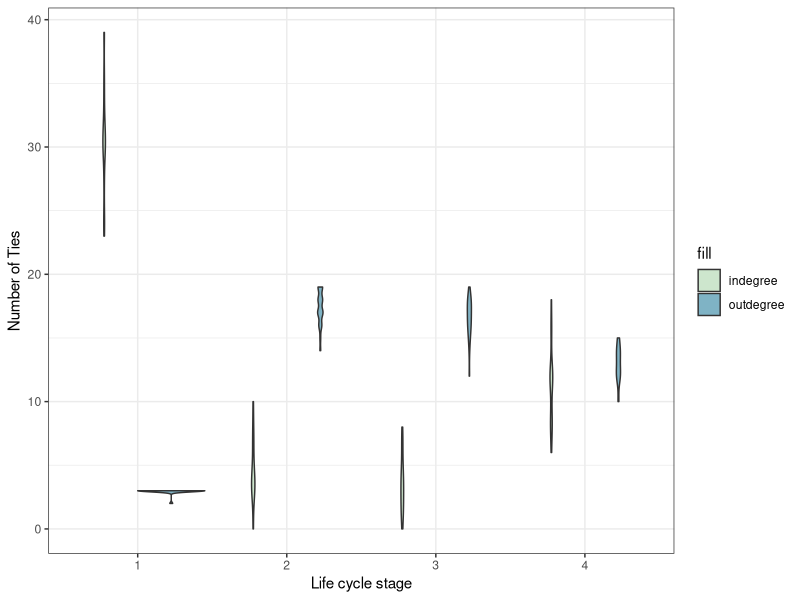
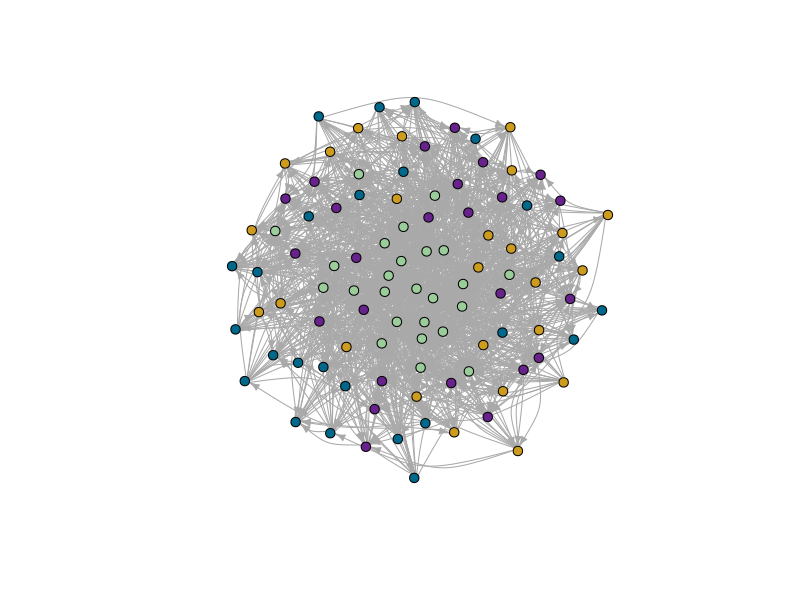
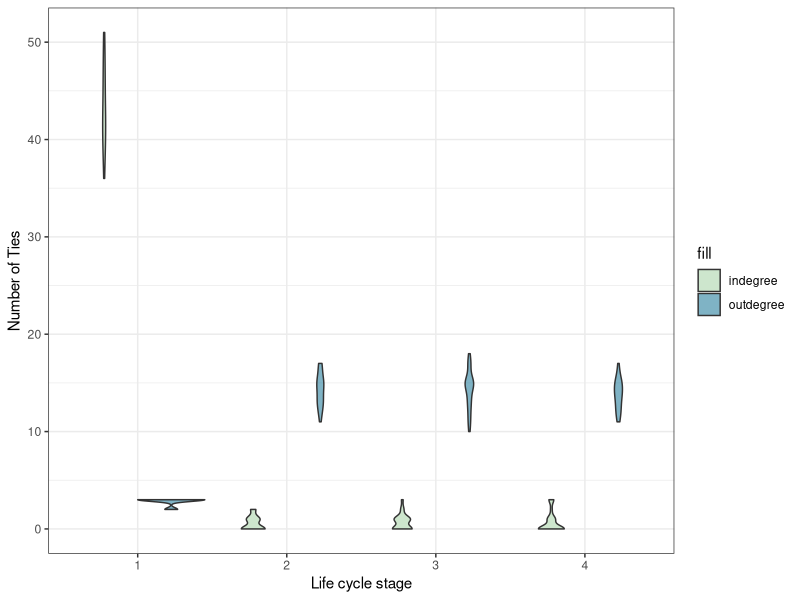
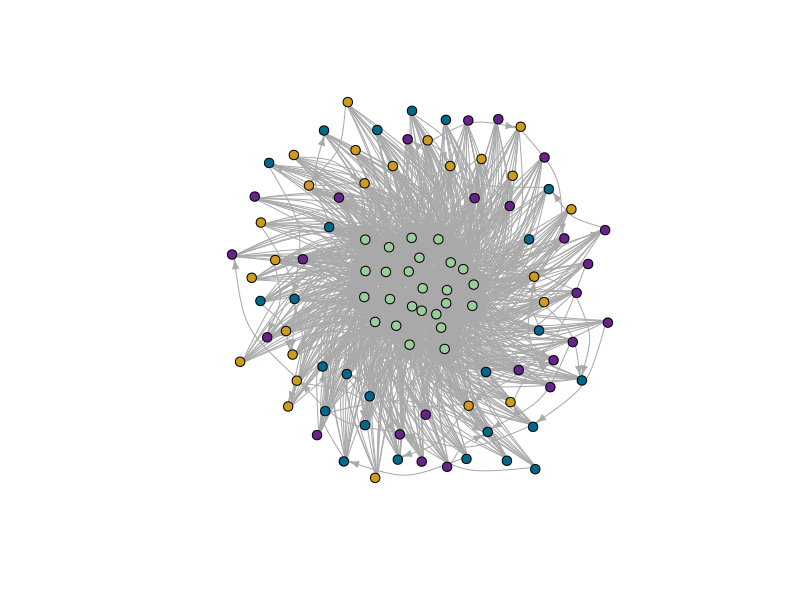
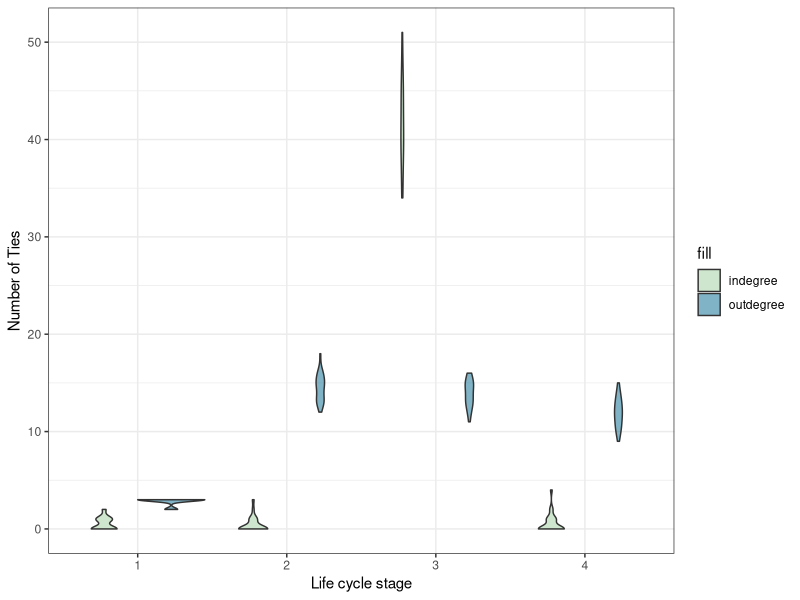
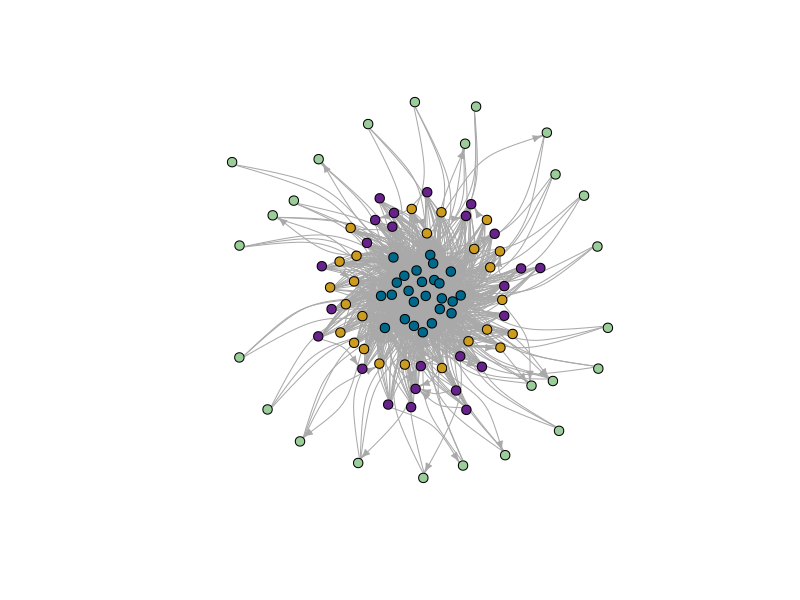
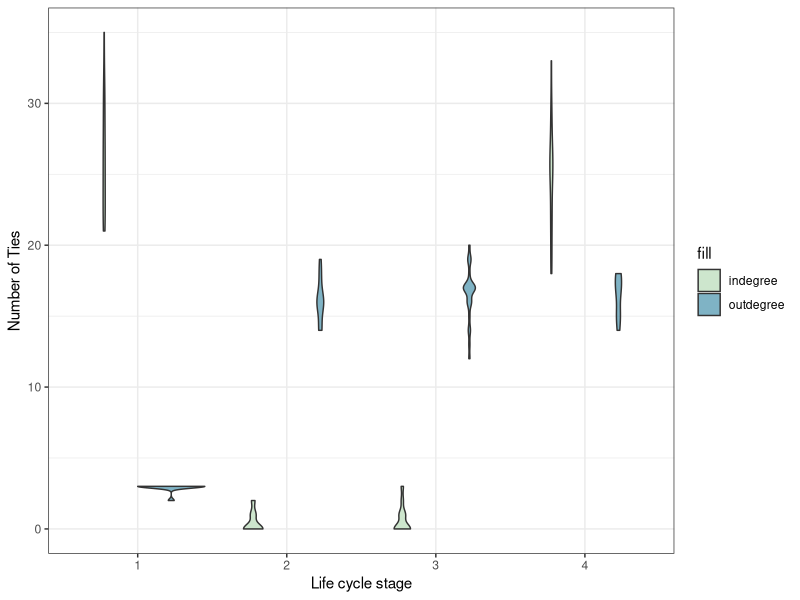
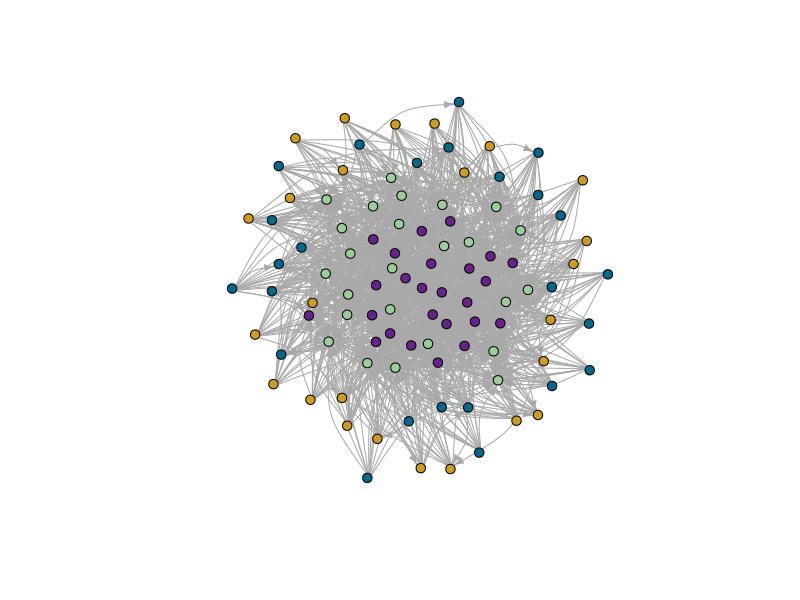

These figures' R source, in order:
# Simulate network with SBM and node-specific max degree ----

# Load packages
#install.packages("igraph")
library(igraph)
#install.packages("ggplot2")
library(ggplot2)

## Function to simulate SBM with max out degre ----

# Load function
simulate_SBM_max_degree <- function(n, block_sizes, block_probs, max_deg, block_assignments) {
  adj_matrix <- matrix(0, nrow = n, ncol = n)
  for (i in 1:n) {
    potential_out_edges <- setdiff(1:n, i)
    prob <- block_probs[block_assignments[i], block_assignments[potential_out_edges]]
    prob[is.na(prob)] <- 0
    out_edges <- sample(potential_out_edges, size = max_deg[i], replace = TRUE, prob = prob)
    adj_matrix[i, out_edges] <- 1
      }
  return(adj_matrix)
}

### Set the parameters ----

# Specify the number of nodes and the number of blocks
N <- 100
num_blocks <- 4
block_sizes <- c(25, 25, 25, 25)

# Given eventual changing block assignments (e.g., individuals age), should probably create a unique ID for individuals and match on that
#create a data frame for individuals and their IDs
indiv <- data.frame(
  ID = 1:N, 
  block_assignments = rep(1:4, each=25)
)

# Define maximum out-degree for each node
# Here we create a vector of max outdegrees for each block
# But you can just supply the vector of food return counts
food_returns <- c(rep(3, 25), rep(20, 25), rep(20, 25), rep(15, 25))
max_deg <- food_returns

# Specify the probability of a connection between each pair of blocks
# This is the probability of each block sharing with each other block
# e.g., think of block 1 as kids and they are very unlike to share
# column 2 could be young adults and they're likely to share most with children and elderly (i.e., elements 1 and 4 in that column)
# Need to play around with the probabilities
block_probs <- matrix(c(0.001, 0.01, 0.01, 0.01,
                        0.001, 0.001, 0.001, 0.001,
                        0.001, 0.001, 0.001, 0.001,
                        0.001, 0.01, 0.001, 0.001),
                      nrow = num_blocks, ncol = num_blocks)
block_probs

### Generate the network ----

network <- simulate_SBM_max_degree(N, block_sizes, block_probs, max_deg, indiv$block_assignments)

#number of ties observed in the network 
sum(network)

# Look to see who's sending and receiving ties
indiv$out_degree <- rowSums(network)
indiv$in_degree <- colSums(network)
#check how it looks like
indiv

#plot it!
#prepare data
data <- reshape(indiv, 
        direction = "long",
        varying = list(names(indiv)[3:4]),
        v.names = "value",
        idvar = c("ID", "block_assignments"),
        timevar = "degree",
        times = c("outdegree", "indegree")
       )

y_limit_max <- range(data$value)[2]
# Take a quick look at the distributions of in and out-degree
  ggplot(data, aes(fill=factor(degree), y=value, x=factor(block_assignments))) + 
    geom_violin(position="dodge", alpha=0.5) +
    scale_fill_manual(values=c("darkseagreen3", "deepskyblue4"), name="fill") +
    theme_bw()  +
    xlab("Life cycle stage") +
    ylab("Number of Ties") +
    ylim(0,y_limit_max)

#prepare network plot
g <- graph_from_adjacency_matrix(network)
V(g)$ID <- indiv$ID
V(g)$stage_class <- indiv$block_assignments[match(V(g)$ID, indiv$ID)]
V(g)$colour[V(g)$stage_class == 1] <- "darkseagreen3" #juvenile
V(g)$colour[V(g)$stage_class == 2] <- "goldenrod3" #adult
V(g)$colour[V(g)$stage_class == 3] <- "deepskyblue4" #reproductive career
V(g)$colour[V(g)$stage_class == 4] <- "darkorchid4" #post-reproductive

#check network properties
edge_density(g)
reciprocity(g)
transitivity(g)
centralization.degree(g, "out")
centralization.degree(g, "in")

# Lets plot to see what the network looks like
# We'll colour by stage class 
plot(g, edge.arrow.size=0.5, vertex.size=5,
      vertex.label = NA, vertex.color = V(g)$colour, edge.curved=0.4, layout = layout_nicely)

## Playing with the network ----

### Change the probabilities in the block matrix ----

#### Resource transfers towards juveniles ----

# Specify the number of nodes and the number of blocks
N <- 100
num_blocks <- 4
block_sizes <- c(25, 25, 25, 25)

# Given eventual changing block assignments (e.g., individuals age), should probably create a unique ID for individuals and match on that
#create a data frame for individuals and their IDs
indiv_downt <- data.frame(
  ID = 1:N, 
  block_assignments = rep(1:4, each=25)
)

# Define maximum out-degree for each node
# Here we create a vector of max outdegrees for each block
# But you can just supply the vector of food return counts
food_returns <- c(rep(3, 25), rep(20, 25), rep(20, 25), rep(20, 25))
max_deg <- food_returns

# set up a block matrix where juveniles are the ones that receive more but share the less (i.e. downward transfers) 
block_probs_downt <- matrix(c(0.1, 0.1, 0.1, 0.1,
                        0.001, 0.001, 0.001, 0.001,
                        0.001, 0.001, 0.001, 0.001,
                        0.001, 0.001, 0.001, 0.001),
                      nrow = num_blocks, ncol = num_blocks)
block_probs_downt

##### Generate the network ----

network <- simulate_SBM_max_degree(N, block_sizes, block_probs_downt, max_deg, indiv_downt$block_assignments)

#number of ties observed in the network 
sum(network)

# Look to see who's sending and receiving ties
indiv_downt$out_degree <- rowSums(network)
indiv_downt$in_degree <- colSums(network)
#check how it looks like
indiv_downt

#plot it!
#prepare data
data <- reshape(indiv_downt, 
                direction = "long",
                varying = list(names(indiv_downt)[3:4]),
                v.names = "value",
                idvar = c("ID", "block_assignments"),
                timevar = "degree",
                times = c("outdegree", "indegree")
)

y_limit_max <- range(data$value)[2]
# Take a quick look at the distributions of in and out-degree
ggplot(data, aes(fill=factor(degree), y=value, x=factor(block_assignments))) + 
  geom_violin(position="dodge", alpha=0.5) +
  scale_fill_manual(values=c("darkseagreen3", "deepskyblue4"), name="fill") +
  theme_bw()  +
  xlab("Life cycle stage") +
  ylab("Number of Ties") +
  ylim(0,y_limit_max)

#prepare network plot
g_downt <- graph_from_adjacency_matrix(network)
V(g_downt)$ID <- indiv_downt$ID
V(g_downt)$stage_class <- indiv_downt$block_assignments[match(V(g_downt)$ID, indiv_downt$ID)]
V(g_downt)$colour[V(g_downt)$stage_class == 1] <- "darkseagreen3" #juvenile
V(g_downt)$colour[V(g_downt)$stage_class == 2] <- "goldenrod3" #adult
V(g_downt)$colour[V(g_downt)$stage_class == 3] <- "deepskyblue4" #reproductive career
V(g_downt)$colour[V(g_downt)$stage_class == 4] <- "darkorchid4" #post-reproductive
        
#check network properties
edge_density(g_downt)
reciprocity(g_downt)
transitivity(g_downt)
centralization.degree(g_downt, "out")
centralization.degree(g_downt, "in")

# Lets plot to see what the network looks like
# We'll colour by stage class 
plot(g_downt, edge.arrow.size=0.5, vertex.size=5,
       vertex.label = NA, vertex.color = V(g_downt)$colour, edge.curved=0.4, layout = layout_nicely)

#### Resource transfers towards reproductive career ----

# Specify the number of nodes and the number of blocks
N <- 100
num_blocks <- 4
block_sizes <- c(25, 25, 25, 25)

# Given eventual changing block assignments (e.g., individuals age), should probably create a unique ID for individuals and match on that
#create a data frame for individuals and their IDs
indiv_repro <- data.frame(
  ID = 1:N, 
  block_assignments = rep(1:4, each=25)
)

# Define maximum out-degree for each node
# Here we create a vector of max outdegrees for each block
# But you can just supply the vector of food return counts
food_returns <- c(rep(3, 25), rep(20, 25), rep(20, 25), rep(15, 25))
max_deg <- food_returns

# set up a block matrix where juveniles are the ones that receive more but share the less (i.e. downward transfers) 
block_probs_repro <- matrix(c(0.001, 0.001, 0.001, 0.001,
                              0.001, 0.001, 0.001, 0.001,
                              0.1, 0.1, 0.1, 0.1,
                              0.001, 0.001, 0.001, 0.001),
                            nrow = num_blocks, ncol = num_blocks)
block_probs_repro

##### Generate the network ----

network <- simulate_SBM_max_degree(N, block_sizes, block_probs_repro, max_deg, indiv_repro$block_assignments)

#number of ties observed in the network 
sum(network)

# Look to see who's sending and receiving ties
indiv_repro$out_degree <- rowSums(network)
indiv_repro$in_degree <- colSums(network)
#check how it looks like
indiv_repro

#plot it!
#prepare data
data <- reshape(indiv_repro, 
                direction = "long",
                varying = list(names(indiv_repro)[3:4]),
                v.names = "value",
                idvar = c("ID", "block_assignments"),
                timevar = "degree",
                times = c("outdegree", "indegree")
)

y_limit_max <- range(data$value)[2]
# Take a quick look at the distributions of in and out-degree
ggplot(data, aes(fill=factor(degree), y=value, x=factor(block_assignments))) + 
  geom_violin(position="dodge", alpha=0.5) +
  scale_fill_manual(values=c("darkseagreen3", "deepskyblue4"), name="fill") +
  theme_bw()  +
  xlab("Life cycle stage") +
  ylab("Number of Ties") +
  ylim(0,y_limit_max)

#prepare network plot
g_repro <- graph_from_adjacency_matrix(network)
V(g_repro)$ID <- indiv_repro$ID
V(g_repro)$stage_class <- indiv_repro$block_assignments[match(V(g_repro)$ID, indiv_repro$ID)]
V(g_repro)$colour[V(g_repro)$stage_class == 1] <- "darkseagreen3" #juvenile
V(g_repro)$colour[V(g_repro)$stage_class == 2] <- "goldenrod3" #adult
V(g_repro)$colour[V(g_repro)$stage_class == 3] <- "deepskyblue4" #reproductive career
V(g_repro)$colour[V(g_repro)$stage_class == 4] <- "darkorchid4" #post-reproductive
        
#check network properties
edge_density(g_repro)
reciprocity(g_repro)
transitivity(g_repro)
centralization.degree(g_repro, "out")
centralization.degree(g_repro, "in")
      
# Lets plot to see what the network looks like
# We'll colour by stage class 
plot(g_repro, edge.arrow.size=0.5, vertex.size=5,
vertex.label = NA, vertex.color = V(g_repro)$colour, edge.curved=0.4, layout = layout_nicely)
      
#### Resource transfers towards juveniles and post-reproductive ----

# Specify the number of nodes and the number of blocks
N <- 100
num_blocks <- 4
block_sizes <- c(25, 25, 25, 25)

# Given eventual changing block assignments (e.g., individuals age), should probably create a unique ID for individuals and match on that
#create a data frame for individuals and their IDs
indiv_juvepost <- data.frame(
  ID = 1:N, 
  block_assignments = rep(1:4, each=25)
)

# Define maximum out-degree for each node
# Here we create a vector of max outdegrees for each block
# But you can just supply the vector of food return counts
food_returns <- c(rep(3, 25), rep(20, 25), rep(20, 25), rep(20, 25))
max_deg <- food_returns

# set up a block matrix where juveniles are the ones that receive more but share the less (i.e. downward transfers) 
block_probs_juvepost <- matrix(c(0.1, 0.1, 0.1, 0.1,
                              0.001, 0.001, 0.001, 0.001,
                              0.001, 0.001, 0.001, 0.001,
                              0.1, 0.1, 0.1, 0.1),
                            nrow = num_blocks, ncol = num_blocks)
block_probs_juvepost

##### Generate the network ----

network <- simulate_SBM_max_degree(N, block_sizes, block_probs_juvepost, max_deg, indiv_juvepost$block_assignments)

#number of ties observed in the network 
sum(network)

# Look to see who's sending and receiving ties
indiv_juvepost$out_degree <- rowSums(network)
indiv_juvepost$in_degree <- colSums(network)
#check how it looks like
indiv_juvepost

#plot it!
#prepare data
data <- reshape(indiv_juvepost, 
                direction = "long",
                varying = list(names(indiv_juvepost)[3:4]),
                v.names = "value",
                idvar = c("ID", "block_assignments"),
                timevar = "degree",
                times = c("outdegree", "indegree")
)

y_limit_max <- range(data$value)[2]
# Take a quick look at the distributions of in and out-degree
ggplot(data, aes(fill=factor(degree), y=value, x=factor(block_assignments))) + 
  geom_violin(position="dodge", alpha=0.5) +
  scale_fill_manual(values=c("darkseagreen3", "deepskyblue4"), name="fill") +
  theme_bw()  +
  xlab("Life cycle stage") +
  ylab("Number of Ties") +
  ylim(0,y_limit_max)

#prepare network plot
g_juvepost <- graph_from_adjacency_matrix(network)
V(g_juvepost)$ID <- indiv_juvepost$ID
V(g_juvepost)$stage_class <- indiv_juvepost$block_assignments[match(V(g_juvepost)$ID, indiv_juvepost$ID)]
V(g_juvepost)$colour[V(g_juvepost)$stage_class == 1] <- "darkseagreen3" #juvenile
V(g_juvepost)$colour[V(g_juvepost)$stage_class == 2] <- "goldenrod3" #adult
V(g_juvepost)$colour[V(g_juvepost)$stage_class == 3] <- "deepskyblue4" #reproductive career
V(g_juvepost)$colour[V(g_juvepost)$stage_class == 4] <- "darkorchid4" #post-reproductive
        
#check network properties
edge_density(g_juvepost)
reciprocity(g_juvepost)
transitivity(g_juvepost)
centralization.degree(g_juvepost, "out")
centralization.degree(g_juvepost, "in")
      
# Lets plot to see what the network looks like
# We'll colour by stage class 
plot(g_juvepost, edge.arrow.size=0.5, vertex.size=5,
vertex.label = NA, vertex.color = V(g_juvepost)$colour, edge.curved=0.4, layout = layout_nicely)

#### Resource transfers towards juveniles and reproductive career ----

# Specify the number of nodes and the number of blocks
N <- 100
num_blocks <- 4
block_sizes <- c(25, 25, 25, 25)

# Given eventual changing block assignments (e.g., individuals age), should probably create a unique ID for individuals and match on that
#create a data frame for individuals and their IDs
indiv_juverepro <- data.frame(
  ID = 1:N, 
  block_assignments = rep(1:4, each=25)
)

# Define maximum out-degree for each node
# Here we create a vector of max outdegrees for each block
# But you can just supply the vector of food return counts
food_returns <- c(rep(3, 25), rep(20, 25), rep(20, 25), rep(15, 25))
max_deg <- food_returns

# set up a block matrix where juveniles are the ones that receive more but share the less (i.e. downward transfers) 
block_probs_juverepro <- matrix(c(0.1, 0.1, 0.1, 0.1,
                                 0.001, 0.001, 0.001, 0.001,
                                 0.1, 0.1, 0.1, 0.1,
                                 0.001, 0.001, 0.001, 0.001),
                               nrow = num_blocks, ncol = num_blocks)
block_probs_juverepro

##### Generate the network ----

network <- simulate_SBM_max_degree(N, block_sizes, block_probs_juverepro, max_deg, indiv_juverepro$block_assignments)

#number of ties observed in the network 
sum(network)

# Look to see who's sending and receiving ties
indiv_juverepro$out_degree <- rowSums(network)
indiv_juverepro$in_degree <- colSums(network)
#check how it looks like
indiv_juverepro

#plot it!
#prepare data
data <- reshape(indiv_juverepro, 
                direction = "long",
                varying = list(names(indiv_juverepro)[3:4]),
                v.names = "value",
                idvar = c("ID", "block_assignments"),
                timevar = "degree",
                times = c("outdegree", "indegree")
)

y_limit_max <- range(data$value)[2]
# Take a quick look at the distributions of in and out-degree
ggplot(data, aes(fill=factor(degree), y=value, x=factor(block_assignments))) + 
  geom_violin(position="dodge", alpha=0.5) +
  scale_fill_manual(values=c("darkseagreen3", "deepskyblue4"), name="fill") +
  theme_bw()  +
  xlab("Life cycle stage") +
  ylab("Number of Ties") +
  ylim(0,y_limit_max)

#prepare network plot
g_juverepro <- graph_from_adjacency_matrix(network)
V(g_juverepro)$ID <- indiv_juverepro$ID
V(g_juverepro)$stage_class <- indiv_juverepro$block_assignments[match(V(g_juverepro)$ID, indiv_juverepro$ID)]
V(g_juverepro)$colour[V(g_juverepro)$stage_class == 1] <- "darkseagreen3" #juvenile
V(g_juverepro)$colour[V(g_juverepro)$stage_class == 2] <- "goldenrod3" #adult
V(g_juverepro)$colour[V(g_juverepro)$stage_class == 3] <- "deepskyblue4" #reproductive career
V(g_juverepro)$colour[V(g_juverepro)$stage_class == 4] <- "darkorchid4" #post-reproductive
        
#check network properties
edge_density(g_juverepro)
reciprocity(g_juverepro)
transitivity(g_juverepro)
centralization.degree(g_juverepro, "out")
centralization.degree(g_juverepro, "in")
      
# Lets plot to see what the network looks like
# We'll colour by stage class 
plot(g_juverepro, edge.arrow.size=0.5, vertex.size=5,
vertex.label = NA, vertex.color = V(g_juverepro)$colour, edge.curved=0.4, layout = layout_nicely)

#### Resource transfers towards juveniles, reproductive career, and post-reproductive ----

# Specify the number of nodes and the number of blocks
N <- 100
num_blocks <- 4
block_sizes <- c(25, 25, 25, 25)

# Given eventual changing block assignments (e.g., individuals age), should probably create a unique ID for individuals and match on that
#create a data frame for individuals and their IDs
indiv_juverepropost <- data.frame(
  ID = 1:N, 
  block_assignments = rep(1:4, each=25)
)

# Define maximum out-degree for each node
# Here we create a vector of max outdegrees for each block
# But you can just supply the vector of food return counts
food_returns <- c(rep(3, 25), rep(20, 25), rep(20, 25), rep(15, 25))
max_deg <- food_returns

# set up a block matrix where juveniles are the ones that receive more but share the less (i.e. downward transfers) 
block_probs_juverepropost <- matrix(c(0.1, 0.1, 0.1, 0.1,
                                  0.001, 0.001, 0.001, 0.001,
                                  0.1, 0.1, 0.1, 0.1,
                                  0.1, 0.1, 0.1, 0.1),
                                nrow = num_blocks, ncol = num_blocks)
block_probs_juverepropost

##### Generate the network ----

network <- simulate_SBM_max_degree(N, block_sizes, block_probs_juverepropost, max_deg, indiv_juverepropost$block_assignments)

#number of ties observed in the network 
sum(network)

# Look to see who's sending and receiving ties
indiv_juverepropost$out_degree <- rowSums(network)
indiv_juverepropost$in_degree <- colSums(network)
#check how it looks like
indiv_juverepropost

#plot it!
#prepare data
data <- reshape(indiv_juverepropost, 
                direction = "long",
                varying = list(names(indiv_juverepropost)[3:4]),
                v.names = "value",
                idvar = c("ID", "block_assignments"),
                timevar = "degree",
                times = c("outdegree", "indegree")
)

y_limit_max <- range(data$value)[2]
# Take a quick look at the distributions of in and out-degree
ggplot(data, aes(fill=factor(degree), y=value, x=factor(block_assignments))) + 
  geom_violin(position="dodge", alpha=0.5) +
  scale_fill_manual(values=c("darkseagreen3", "deepskyblue4"), name="fill") +
  theme_bw()  +
  xlab("Life cycle stage") +
  ylab("Number of Ties") +
  ylim(0,y_limit_max)

#prepare network plot
g_juverepropost <- graph_from_adjacency_matrix(network)
V(g_juverepropost)$ID <- indiv_juverepropost$ID
V(g_juverepropost)$stage_class <- indiv_juverepropost$block_assignments[match(V(g_juverepropost)$ID, indiv_juverepropost$ID)]
V(g_juverepropost)$colour[V(g_juverepropost)$stage_class == 1] <- "darkseagreen3" #juvenile
V(g_juverepropost)$colour[V(g_juverepropost)$stage_class == 2] <- "goldenrod3" #adult
V(g_juverepropost)$colour[V(g_juverepropost)$stage_class == 3] <- "deepskyblue4" #reproductive career
V(g_juverepropost)$colour[V(g_juverepropost)$stage_class == 4] <- "darkorchid4" #post-reproductive
        
#check network properties
edge_density(g_juverepropost)
reciprocity(g_juverepropost)
transitivity(g_juverepropost)
centralization.degree(g_juverepropost, "out")
centralization.degree(g_juverepropost, "in")
      
# Lets plot to see what the network looks like
# We'll colour by stage class 
plot(g_juverepropost, edge.arrow.size=0.5, vertex.size=5,
vertex.label = NA, vertex.color = V(g_juverepropost)$colour, edge.curved=0.4, layout = layout_nicely)

#### Resource transfers equally towards everyone ----

# Specify the number of nodes and the number of blocks
N <- 100
num_blocks <- 4
block_sizes <- c(25, 25, 25, 25)

# Given eventual changing block assignments (e.g., individuals age), should probably create a unique ID for individuals and match on that
#create a data frame for individuals and their IDs
indiv_equal <- data.frame(
  ID = 1:N, 
  block_assignments = rep(1:4, each=25)
)

# Define maximum out-degree for each node
# Here we create a vector of max outdegrees for each block
# But you can just supply the vector of food return counts
food_returns <- c(rep(3, 25), rep(20, 25), rep(20, 25), rep(15, 25))
max_deg <- food_returns

# set up a block matrix where juveniles are the ones that receive more but share the less (i.e. downward transfers) 
block_probs_equal <- matrix(c(0.1, 0.1, 0.1, 0.1,
                                      0.1, 0.1, 0.1, 0.1,
                                      0.1, 0.1, 0.1, 0.1,
                                      0.1, 0.1, 0.1, 0.1),
                                    nrow = num_blocks, ncol = num_blocks)
block_probs_equal

##### Generate the network ----

network <- simulate_SBM_max_degree(N, block_sizes, block_probs_equal, max_deg, indiv_equal$block_assignments)

#number of ties observed in the network 
sum(network)

# Look to see who's sending and receiving ties
indiv_equal$out_degree <- rowSums(network)
indiv_equal$in_degree <- colSums(network)
#check how it looks like
indiv_equal

#plot it!
#prepare data
data <- reshape(indiv_equal, 
                direction = "long",
                varying = list(names(indiv_equal)[3:4]),
                v.names = "value",
                idvar = c("ID", "block_assignments"),
                timevar = "degree",
                times = c("outdegree", "indegree")
)

y_limit_max <- range(data$value)[2]
# Take a quick look at the distributions of in and out-degree
ggplot(data, aes(fill=factor(degree), y=value, x=factor(block_assignments))) + 
  geom_violin(position="dodge", alpha=0.5) +
  scale_fill_manual(values=c("darkseagreen3", "deepskyblue4"), name="fill") +
  theme_bw()  +
  xlab("Life cycle stage") +
  ylab("Number of Ties") +
  ylim(0,y_limit_max)

#prepare network plot
g_equal <- graph_from_adjacency_matrix(network)
V(g_equal)$ID <- indiv_equal$ID
V(g_equal)$stage_class <- indiv_equal$block_assignments[match(V(g_equal)$ID, indiv_equal$ID)]
V(g_equal)$colour[V(g_equal)$stage_class == 1] <- "darkseagreen3" #juvenile
V(g_equal)$colour[V(g_equal)$stage_class == 2] <- "goldenrod3" #adult
V(g_equal)$colour[V(g_equal)$stage_class == 3] <- "deepskyblue4" #reproductive career
V(g_equal)$colour[V(g_equal)$stage_class == 4] <- "darkorchid4" #post-reproductive
        
#check network properties
edge_density(g_equal)
reciprocity(g_equal)
transitivity(g_equal)
centralization.degree(g_equal, "out")
centralization.degree(g_equal, "in")
      
# Lets plot to see what the network looks like
# We'll colour by stage class 
plot(g_equal, edge.arrow.size=0.5, vertex.size=5,
vertex.label = NA, vertex.color = V(g_equal)$colour, edge.curved=0.4, layout = layout_nicely)

#### Resource transfers equally scarce towards everyone ----

# Specify the number of nodes and the number of blocks
N <- 100
num_blocks <- 4
block_sizes <- c(25, 25, 25, 25)

# Given eventual changing block assignments (e.g., individuals age), should probably create a unique ID for individuals and match on that
#create a data frame for individuals and their IDs
indiv_scarce <- data.frame(
  ID = 1:N, 
  block_assignments = rep(1:4, each=25)
)

# Define maximum out-degree for each node
# Here we create a vector of max outdegrees for each block
# But you can just supply the vector of food return counts
food_returns <- c(rep(3, 25), rep(20, 25), rep(20, 25), rep(15, 25))
max_deg <- food_returns

# set up a block matrix where juveniles are the ones that receive more but share the less (i.e. downward transfers) 
block_probs_scarce <- matrix(c(0.001, 0.001, 0.001, 0.001,
                              0.001, 0.001, 0.001, 0.001,
                              0.001, 0.001, 0.001, 0.001,
                              0.001, 0.001, 0.001, 0.001),
                            nrow = num_blocks, ncol = num_blocks)
block_probs_scarce

##### Generate the network ----

network <- simulate_SBM_max_degree(N, block_sizes, block_probs_scarce, max_deg, indiv_scarce$block_assignments)

#number of ties observed in the network 
sum(network)

# Look to see who's sending and receiving ties
indiv_scarce$out_degree <- rowSums(network)
indiv_scarce$in_degree <- colSums(network)
#check how it looks like
indiv_scarce

#plot it!
#prepare data
data <- reshape(indiv_scarce, 
                direction = "long",
                varying = list(names(indiv_scarce)[3:4]),
                v.names = "value",
                idvar = c("ID", "block_assignments"),
                timevar = "degree",
                times = c("outdegree", "indegree")
)

y_limit_max <- range(data$value)[2]
# Take a quick look at the distributions of in and out-degree
ggplot(data, aes(fill=factor(degree), y=value, x=factor(block_assignments))) + 
  geom_violin(position="dodge", alpha=0.5) +
  scale_fill_manual(values=c("darkseagreen3", "deepskyblue4"), name="fill") +
  theme_bw()  +
  xlab("Life cycle stage") +
  ylab("Number of Ties") +
  ylim(0,y_limit_max)

#prepare network plot
g_scarce <- graph_from_adjacency_matrix(network)
V(g_scarce)$ID <- indiv_scarce$ID
V(g_scarce)$stage_class <- indiv_scarce$block_assignments[match(V(g_scarce)$ID, indiv_scarce$ID)]
V(g_scarce)$colour[V(g_scarce)$stage_class == 1] <- "darkseagreen3" #juvenile
V(g_scarce)$colour[V(g_scarce)$stage_class == 2] <- "goldenrod3" #adult
V(g_scarce)$colour[V(g_scarce)$stage_class == 3] <- "deepskyblue4" #reproductive career
V(g_scarce)$colour[V(g_scarce)$stage_class == 4] <- "darkorchid4" #post-reproductive
        
#check network properties
edge_density(g_scarce)
reciprocity(g_scarce)
transitivity(g_scarce)
centralization.degree(g_scarce, "out")
centralization.degree(g_scarce, "in")
      
# Lets plot to see what the network looks like
# We'll colour by stage class 
plot(g_scarce, edge.arrow.size=0.5, vertex.size=5,
vertex.label = NA, vertex.color = V(g_scarce)$colour, edge.curved=0.4, layout = layout_nicely)

#### Resource transfers more realistic ----

# Specify the number of nodes and the number of blocks
N <- 100
num_blocks <- 4
block_sizes <- c(25, 25, 25, 25)

# Given eventual changing block assignments (e.g., individuals age), should probably create a unique ID for individuals and match on that
#create a data frame for individuals and their IDs
indiv_real <- data.frame(
  ID = 1:N, 
  block_assignments = rep(1:4, each=25)
)

# Define maximum out-degree for each node
# Here we create a vector of max outdegrees for each block
# But you can just supply the vector of food return counts
food_returns <- c(rep(3, 25), rep(20, 25), rep(20, 25), rep(15, 25))
max_deg <- food_returns

# set up a block matrix where juveniles are the ones that receive more but share the less (i.e. downward transfers) 
block_probs_real <- matrix(c(0.001, 0.008, 0.008, 0.008,
                             0.001, 0.001, 0.001, 0.001,
                             0.001, 0.002, 0.002, 0.003,
                             0.001, 0.003, 0.003, 0.002),
                             nrow = num_blocks, ncol = num_blocks)
block_probs_real

##### Generate the network ----

network <- simulate_SBM_max_degree(N, block_sizes, block_probs_real, max_deg, indiv_real$block_assignments)

#number of ties observed in the network 
sum(network)

# Look to see who's sending and receiving ties
indiv_real$out_degree <- rowSums(network)
indiv_real$in_degree <- colSums(network)
#check how it looks like
indiv_real

#plot it!
#prepare data
data <- reshape(indiv_real, 
                direction = "long",
                varying = list(names(indiv_real)[3:4]),
                v.names = "value",
                idvar = c("ID", "block_assignments"),
                timevar = "degree",
                times = c("outdegree", "indegree")
)

y_limit_max <- range(data$value)[2]
# Take a quick look at the distributions of in and out-degree
ggplot(data, aes(fill=factor(degree), y=value, x=factor(block_assignments))) + 
  geom_violin(position="dodge", alpha=0.5) +
  scale_fill_manual(values=c("darkseagreen3", "deepskyblue4"), name="fill") +
  theme_bw()  +
  xlab("Life cycle stage") +
  ylab("Number of Ties") +
  ylim(0,y_limit_max)

#prepare network plot
g_real <- graph_from_adjacency_matrix(network)
V(g_real)$ID <- indiv_real$ID
V(g_real)$stage_class <- indiv_real$block_assignments[match(V(g_real)$ID, indiv_real$ID)]
V(g_real)$colour[V(g_real)$stage_class == 1] <- "darkseagreen3" #juvenile
V(g_real)$colour[V(g_real)$stage_class == 2] <- "goldenrod3" #adult
V(g_real)$colour[V(g_real)$stage_class == 3] <- "deepskyblue4" #reproductive career
V(g_real)$colour[V(g_real)$stage_class == 4] <- "darkorchid4" #post-reproductive
        
#check network properties
edge_density(g_real)
reciprocity(g_real)
transitivity(g_real)
centralization.degree(g_real, "out")
centralization.degree(g_real, "in")
      
# Lets plot to see what the network looks like
# We'll colour by stage class 
plot(g_real, edge.arrow.size=0.5, vertex.size=5,
vertex.label = NA, vertex.color = V(g_real)$colour, edge.curved=0.4, layout = layout_nicely)

#### Resource transfers more realistic: low probability ----

# Specify the number of nodes and the number of blocks
N <- 100
num_blocks <- 4
block_sizes <- c(25, 25, 25, 25)

# Given eventual changing block assignments (e.g., individuals age), should probably create a unique ID for individuals and match on that
#create a data frame for individuals and their IDs
indiv_reallow <- data.frame(
  ID = 1:N, 
  block_assignments = rep(1:4, each=25)
)

# Define maximum out-degree for each node
# Here we create a vector of max outdegrees for each block
# But you can just supply the vector of food return counts
food_returns <- c(rep(3, 25), rep(20, 25), rep(20, 25), rep(15, 25))
max_deg <- food_returns

# set up a block matrix where juveniles are the ones that receive more but share the less (i.e. downward transfers) 
block_probs_reallow <- matrix(c(0.0001, 0.0008, 0.0008, 0.0008,
                             0.0001, 0.0001, 0.0001, 0.0001,
                             0.0001, 0.0002, 0.0002, 0.0003,
                             0.0001, 0.0003, 0.0003, 0.0002),
                           nrow = num_blocks, ncol = num_blocks)
block_probs_reallow

##### Generate the network ----

network <- simulate_SBM_max_degree(N, block_sizes, block_probs_reallow, max_deg, indiv_reallow$block_assignments)

#number of ties observed in the network 
sum(network)

# Look to see who's sending and receiving ties
indiv_reallow$out_degree <- rowSums(network)
indiv_reallow$in_degree <- colSums(network)
#check how it looks like
indiv_reallow

#plot it!
#prepare data
data <- reshape(indiv_reallow, 
                direction = "long",
                varying = list(names(indiv_reallow)[3:4]),
                v.names = "value",
                idvar = c("ID", "block_assignments"),
                timevar = "degree",
                times = c("outdegree", "indegree")
)

y_limit_max <- range(data$value)[2]
# Take a quick look at the distributions of in and out-degree
ggplot(data, aes(fill=factor(degree), y=value, x=factor(block_assignments))) + 
  geom_violin(position="dodge", alpha=0.5) +
  scale_fill_manual(values=c("darkseagreen3", "deepskyblue4"), name="fill") +
  theme_bw()  +
  xlab("Life cycle stage") +
  ylab("Number of Ties") +
  ylim(0,y_limit_max)

#prepare network plot
g_reallow <- graph_from_adjacency_matrix(network)
V(g_reallow)$ID <- indiv_reallow$ID
V(g_reallow)$stage_class <- indiv_reallow$block_assignments[match(V(g_reallow)$ID, indiv_reallow$ID)]
V(g_reallow)$colour[V(g_reallow)$stage_class == 1] <- "darkseagreen3" #juvenile
V(g_reallow)$colour[V(g_reallow)$stage_class == 2] <- "goldenrod3" #adult
V(g_reallow)$colour[V(g_reallow)$stage_class == 3] <- "deepskyblue4" #reproductive career
V(g_reallow)$colour[V(g_reallow)$stage_class == 4] <- "darkorchid4" #post-reproductive
        
#check network properties
edge_density(g_reallow)
reciprocity(g_reallow)
transitivity(g_reallow)
centralization.degree(g_reallow, "out")
centralization.degree(g_reallow, "in")
      
# Lets plot to see what the network looks like
# We'll colour by stage class 
plot(g_reallow, edge.arrow.size=0.5, vertex.size=5,
vertex.label = NA, vertex.color = V(g_reallow)$colour, edge.curved=0.4, layout = layout_nicely)
      
#### Resource transfers more realistic: lower max out-degree  ----

# Specify the number of nodes and the number of blocks
N <- 100
num_blocks <- 4
block_sizes <- c(25, 25, 25, 25)

# Given eventual changing block assignments (e.g., individuals age), should probably create a unique ID for individuals and match on that
#create a data frame for individuals and their IDs
indiv_reallow <- data.frame(
  ID = 1:N, 
  block_assignments = rep(1:4, each=25)
)

# Define maximum out-degree for each node
# Here we create a vector of max outdegrees for each block
# But you can just supply the vector of food return counts
food_returns <- c(rep(3, 25), rep(15, 25), rep(15, 25), rep(10, 25))
max_deg <- food_returns

# set up a block matrix where juveniles are the ones that receive more but share the less (i.e. downward transfers) 
block_probs_reallow <- matrix(c(0.001, 0.008, 0.008, 0.008,
                                0.001, 0.001, 0.001, 0.001,
                                0.001, 0.002, 0.002, 0.003,
                                0.001, 0.003, 0.003, 0.002),
                              nrow = num_blocks, ncol = num_blocks)
block_probs_reallow

##### Generate the network ----

network <- simulate_SBM_max_degree(N, block_sizes, block_probs_reallow, max_deg, indiv_reallow$block_assignments)

#number of ties observed in the network 
sum(network)

# Look to see who's sending and receiving ties
indiv_reallow$out_degree <- rowSums(network)
indiv_reallow$in_degree <- colSums(network)
#check how it looks like
indiv_reallow

#plot it!
#prepare data
data <- reshape(indiv_reallow, 
                direction = "long",
                varying = list(names(indiv_reallow)[3:4]),
                v.names = "value",
                idvar = c("ID", "block_assignments"),
                timevar = "degree",
                times = c("outdegree", "indegree")
)

y_limit_max <- range(data$value)[2]
# Take a quick look at the distributions of in and out-degree
ggplot(data, aes(fill=factor(degree), y=value, x=factor(block_assignments))) + 
  geom_violin(position="dodge", alpha=0.5) +
  scale_fill_manual(values=c("darkseagreen3", "deepskyblue4"), name="fill") +
  theme_bw()  +
  xlab("Life cycle stage") +
  ylab("Number of Ties") +
  ylim(0,y_limit_max)

#prepare network plot
g_reallow <- graph_from_adjacency_matrix(network)
V(g_reallow)$ID <- indiv_reallow$ID
V(g_reallow)$stage_class <- indiv_reallow$block_assignments[match(V(g_reallow)$ID, indiv_reallow$ID)]
V(g_reallow)$colour[V(g_reallow)$stage_class == 1] <- "darkseagreen3" #juvenile
V(g_reallow)$colour[V(g_reallow)$stage_class == 2] <- "goldenrod3" #adult
V(g_reallow)$colour[V(g_reallow)$stage_class == 3] <- "deepskyblue4" #reproductive career
V(g_reallow)$colour[V(g_reallow)$stage_class == 4] <- "darkorchid4" #post-reproductive
        
#check network properties
edge_density(g_reallow)
reciprocity(g_reallow)
transitivity(g_reallow)
centralization.degree(g_reallow, "out")
centralization.degree(g_reallow, "in")
      
# Lets plot to see what the network looks like
# We'll colour by stage class 
plot(g_reallow, edge.arrow.size=0.5, vertex.size=5,
vertex.label = NA, vertex.color = V(g_reallow)$colour, edge.curved=0.4, layout = layout_nicely)
      
#### Resource transfers more realistic: lower max out-degree  ----

# Specify the number of nodes and the number of blocks
N <- 100
num_blocks <- 4
block_sizes <- c(25, 25, 25, 25)

# Given eventual changing block assignments (e.g., individuals age), should probably create a unique ID for individuals and match on that
#create a data frame for individuals and their IDs
indiv_reallowmax <- data.frame(
  ID = 1:N, 
  block_assignments = rep(1:4, each=25)
)

# Define maximum out-degree for each node
# Here we create a vector of max outdegrees for each block
# But you can just supply the vector of food return counts

food_returns <- c(rpois(25, 0.2), rpois(25, 1.5), rpois(25, 2), rpois(25, 0.7))
max_deg <- food_returns

# set up a block matrix where juveniles are the ones that receive more but share the less (i.e. downward transfers) 
block_probs_reallowmax <- matrix(c(0.0000000000000000000000000000000000000000001, 0.0000000000000000000000000000000000000000008, 0.0000000000000000000000000000000000000000008, 0.0000000000000000000000000000000000000000008,
                                0.0000000000000000000000000000000000000000001, 0.0000000000000000000000000000000000000000001, 0.0000000000000000000000000000000000000000001, 0.0000000000000000000000000000000000000000001,
                                0.0000000000000000000000000000000000000000001, 0.0000000000000000000000000000000000000000002, 0.0000000000000000000000000000000000000000002, 0.0000000000000000000000000000000000000000003,
                                0.0000000000000000000000000000000000000000001, 0.0000000000000000000000000000000000000000003, 0.0000000000000000000000000000000000000000003, 0.0000000000000000000000000000000000000000002),
                              nrow = num_blocks, ncol = num_blocks)
block_probs_reallowmax

##### Generate the network ----

network <- simulate_SBM_max_degree(N, block_sizes, block_probs_reallowmax, max_deg, indiv_reallowmax$block_assignments)

#number of ties observed in the network 
sum(network)

# Look to see who's sending and receiving ties
indiv_reallowmax$out_degree <- rowSums(network)
indiv_reallowmax$in_degree <- colSums(network)
#check how it looks like
indiv_reallowmax

#plot it!
#prepare data
data <- reshape(indiv_reallowmax, 
                direction = "long",
                varying = list(names(indiv_reallowmax)[3:4]),
                v.names = "value",
                idvar = c("ID", "block_assignments"),
                timevar = "degree",
                times = c("outdegree", "indegree")
)

y_limit_max <- range(data$value)[2]
# Take a quick look at the distributions of in and out-degree
ggplot(data, aes(fill=factor(degree), y=value, x=factor(block_assignments))) + 
  geom_violin(position="dodge", alpha=0.5) +
  scale_fill_manual(values=c("darkseagreen3", "deepskyblue4"), name="fill") +
  theme_bw()  +
  xlab("Life cycle stage") +
  ylab("Number of Ties") +
  ylim(0,y_limit_max)

#prepare network plot
g_reallowmax <- graph_from_adjacency_matrix(network)
V(g_reallowmax)$ID <- indiv_reallowmax$ID
V(g_reallowmax)$stage_class <- indiv_reallowmax$block_assignments[match(V(g_reallowmax)$ID, indiv_reallowmax$ID)]
V(g_reallowmax)$colour[V(g_reallowmax)$stage_class == 1] <- "darkseagreen3" #juvenile
V(g_reallowmax)$colour[V(g_reallowmax)$stage_class == 2] <- "goldenrod3" #adult
V(g_reallowmax)$colour[V(g_reallowmax)$stage_class == 3] <- "deepskyblue4" #reproductive career
V(g_reallowmax)$colour[V(g_reallowmax)$stage_class == 4] <- "darkorchid4" #post-reproductive
        
#check network properties
edge_density(g_reallowmax)
reciprocity(g_reallowmax)
transitivity(g_reallowmax)
centralization.degree(g_reallowmax, "out")
centralization.degree(g_reallowmax, "in")
      
# Lets plot to see what the network looks like
# We'll colour by stage class 
plot(g_reallowmax, edge.arrow.size=0.1, vertex.size=5,
vertex.label = NA, vertex.color = V(g_reallowmax)$colour, edge.curved=0.4, layout = layout_nicely)
      
      
